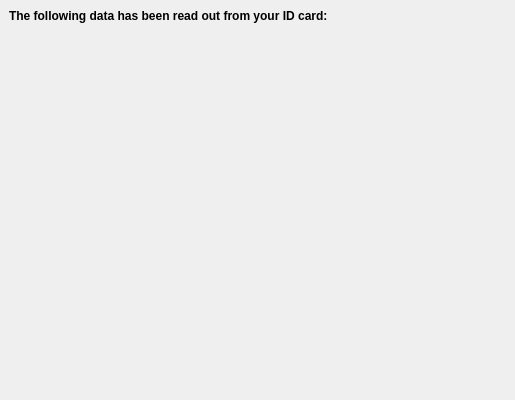
<?xml version="1.0" encoding="UTF-8"?>
<ui version="4.0">
 <class>SelfInfoWidget</class>
 <widget class="QWidget" name="SelfInfoWidget">
  <property name="geometry">
   <rect>
    <x>0</x>
    <y>0</y>
    <width>515</width>
    <height>400</height>
   </rect>
  </property>
  <layout class="QVBoxLayout" name="verticalLayout">
   <property name="spacing">
    <number>0</number>
   </property>
   <property name="leftMargin">
    <number>0</number>
   </property>
   <property name="topMargin">
    <number>0</number>
   </property>
   <property name="rightMargin">
    <number>0</number>
   </property>
   <property name="bottomMargin">
    <number>0</number>
   </property>
   <item>
    <layout class="QHBoxLayout" name="horizontalLayout_2">
     <property name="spacing">
      <number>0</number>
     </property>
     <property name="leftMargin">
      <number>0</number>
     </property>
     <property name="topMargin">
      <number>0</number>
     </property>
     <property name="rightMargin">
      <number>0</number>
     </property>
     <property name="bottomMargin">
      <number>0</number>
     </property>
     <item>
      <spacer name="horizontalSpacer_3">
       <property name="orientation">
        <enum>Qt::Horizontal</enum>
       </property>
       <property name="sizeType">
        <enum>QSizePolicy::Maximum</enum>
       </property>
       <property name="sizeHint" stdset="0">
        <size>
         <width>0</width>
         <height>20</height>
        </size>
       </property>
      </spacer>
     </item>
     <item>
      <widget class="QFrame" name="wrapper">
       <layout class="QVBoxLayout" name="verticalLayout_2">
        <property name="leftMargin">
         <number>9</number>
        </property>
        <property name="topMargin">
         <number>9</number>
        </property>
        <property name="rightMargin">
         <number>9</number>
        </property>
        <property name="bottomMargin">
         <number>9</number>
        </property>
        <item>
         <widget class="QLabel" name="label">
          <property name="font">
           <font>
            <weight>75</weight>
            <bold>true</bold>
           </font>
          </property>
          <property name="focusPolicy">
           <enum>Qt::TabFocus</enum>
          </property>
          <property name="text">
           <string>The following data has been read out from your ID card:</string>
          </property>
          <property name="wordWrap">
           <bool>true</bool>
          </property>
         </widget>
        </item>
        <item>
         <layout class="QFormLayout" name="dataLayout">
          <property name="fieldGrowthPolicy">
           <enum>QFormLayout::AllNonFixedFieldsGrow</enum>
          </property>
          <property name="topMargin">
           <number>3</number>
          </property>
         </layout>
        </item>
        <item>
         <spacer name="verticalSpacer">
          <property name="orientation">
           <enum>Qt::Vertical</enum>
          </property>
          <property name="sizeHint" stdset="0">
           <size>
            <width>20</width>
            <height>40</height>
           </size>
          </property>
         </spacer>
        </item>
        <item>
         <layout class="QHBoxLayout" name="saveLayout"/>
        </item>
        <item>
         <spacer name="verticalSpacer_2">
          <property name="orientation">
           <enum>Qt::Vertical</enum>
          </property>
          <property name="sizeHint" stdset="0">
           <size>
            <width>20</width>
            <height>40</height>
           </size>
          </property>
         </spacer>
        </item>
       </layout>
      </widget>
     </item>
     <item>
      <spacer name="horizontalSpacer_2">
       <property name="orientation">
        <enum>Qt::Horizontal</enum>
       </property>
       <property name="sizeType">
        <enum>QSizePolicy::Maximum</enum>
       </property>
       <property name="sizeHint" stdset="0">
        <size>
         <width>0</width>
         <height>20</height>
        </size>
       </property>
      </spacer>
     </item>
    </layout>
   </item>
  </layout>
 </widget>
 <resources/>
 <connections/>
</ui>
